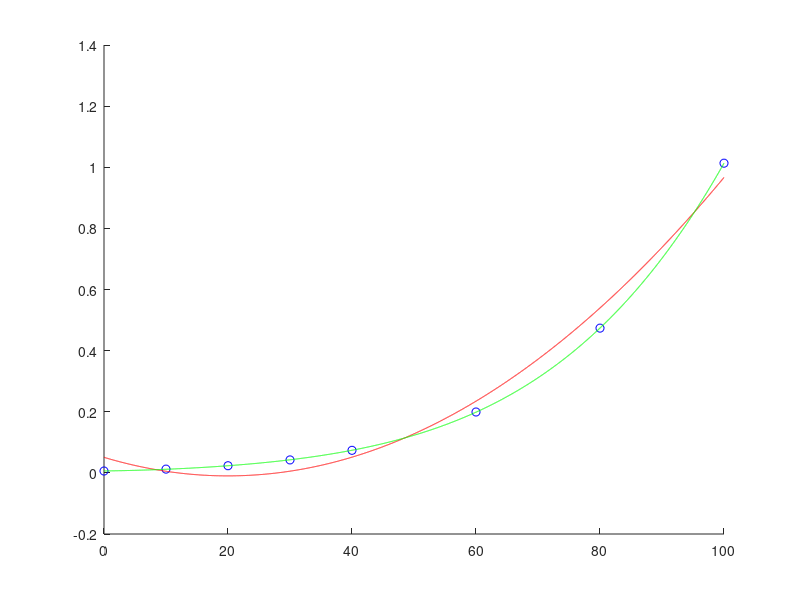

Reproduce this figure in MATLAB.
t = [0,10,20,30,40,60,80,100];
p = [0.0061,0.0123,0.0234,0.0424,0.0738,0.1992,0.4736,1.0133];

p1 = polyfit(t,p,2);
p2 = polyfit(t,p,4);

disp(p1);
disp(p2);

v1 = polyval(p1,45)
v2 = polyval(p2,45)

actual = 0.095848;

error1 = abs(actual - v1)
error2 = abs(actual - v2)

hold on
range = [0:0.01:100];

plot(t, p, 'bo');
plot(range, polyval(p1, range), 'r-');
plot(range, polyval(p2, range), 'g-');
